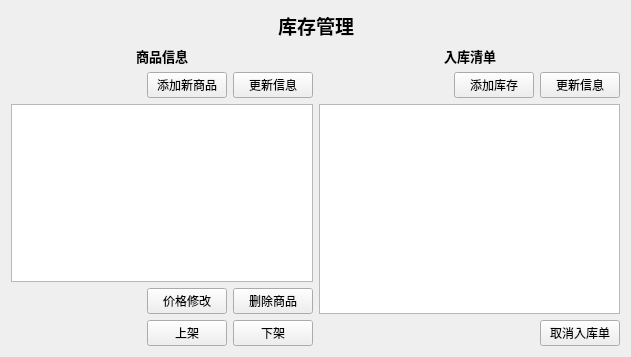
<?xml version="1.0" encoding="UTF-8"?>
<ui version="4.0">
 <class>StockManageForm</class>
 <widget class="QWidget" name="StockManageForm">
  <property name="geometry">
   <rect>
    <x>0</x>
    <y>0</y>
    <width>631</width>
    <height>357</height>
   </rect>
  </property>
  <property name="windowTitle">
   <string>Form</string>
  </property>
  <layout class="QVBoxLayout" name="verticalLayout_4">
   <item>
    <layout class="QHBoxLayout" name="horizontalLayout">
     <item>
      <spacer name="horizontalSpacer">
       <property name="orientation">
        <enum>Qt::Horizontal</enum>
       </property>
       <property name="sizeHint" stdset="0">
        <size>
         <width>40</width>
         <height>20</height>
        </size>
       </property>
      </spacer>
     </item>
     <item>
      <widget class="QLabel" name="stockTitleLabel">
       <property name="font">
        <font>
         <family>微软雅黑</family>
         <pointsize>14</pointsize>
         <weight>75</weight>
         <bold>true</bold>
        </font>
       </property>
       <property name="text">
        <string>库存管理</string>
       </property>
      </widget>
     </item>
     <item>
      <spacer name="horizontalSpacer_2">
       <property name="orientation">
        <enum>Qt::Horizontal</enum>
       </property>
       <property name="sizeHint" stdset="0">
        <size>
         <width>40</width>
         <height>20</height>
        </size>
       </property>
      </spacer>
     </item>
    </layout>
   </item>
   <item>
    <layout class="QHBoxLayout" name="horizontalLayout_9">
     <item>
      <layout class="QVBoxLayout" name="verticalLayout_2">
       <item>
        <layout class="QHBoxLayout" name="horizontalLayout_4">
         <item>
          <spacer name="horizontalSpacer_5">
           <property name="orientation">
            <enum>Qt::Horizontal</enum>
           </property>
           <property name="sizeHint" stdset="0">
            <size>
             <width>40</width>
             <height>20</height>
            </size>
           </property>
          </spacer>
         </item>
         <item>
          <widget class="QLabel" name="commodityStockLabel">
           <property name="font">
            <font>
             <family>微软雅黑</family>
             <pointsize>10</pointsize>
             <weight>75</weight>
             <bold>true</bold>
            </font>
           </property>
           <property name="text">
            <string>商品信息</string>
           </property>
          </widget>
         </item>
         <item>
          <spacer name="horizontalSpacer_7">
           <property name="orientation">
            <enum>Qt::Horizontal</enum>
           </property>
           <property name="sizeHint" stdset="0">
            <size>
             <width>40</width>
             <height>20</height>
            </size>
           </property>
          </spacer>
         </item>
        </layout>
       </item>
       <item>
        <layout class="QVBoxLayout" name="verticalLayout">
         <item>
          <layout class="QHBoxLayout" name="horizontalLayout_2">
           <item>
            <spacer name="horizontalSpacer_3">
             <property name="orientation">
              <enum>Qt::Horizontal</enum>
             </property>
             <property name="sizeHint" stdset="0">
              <size>
               <width>40</width>
               <height>20</height>
              </size>
             </property>
            </spacer>
           </item>
           <item>
            <widget class="QPushButton" name="addCommodityButton">
             <property name="font">
              <font>
               <family>仿宋</family>
              </font>
             </property>
             <property name="text">
              <string>添加新商品</string>
             </property>
            </widget>
           </item>
           <item>
            <widget class="QPushButton" name="updateButton">
             <property name="font">
              <font>
               <family>仿宋</family>
              </font>
             </property>
             <property name="text">
              <string>更新信息</string>
             </property>
            </widget>
           </item>
          </layout>
         </item>
         <item>
          <widget class="QTableWidget" name="stockInfoTable"/>
         </item>
        </layout>
       </item>
       <item>
        <layout class="QHBoxLayout" name="horizontalLayout_8">
         <item>
          <spacer name="horizontalSpacer_4">
           <property name="orientation">
            <enum>Qt::Horizontal</enum>
           </property>
           <property name="sizeHint" stdset="0">
            <size>
             <width>40</width>
             <height>20</height>
            </size>
           </property>
          </spacer>
         </item>
         <item>
          <widget class="QPushButton" name="changePriceButton">
           <property name="font">
            <font>
             <family>仿宋</family>
            </font>
           </property>
           <property name="text">
            <string>价格修改</string>
           </property>
          </widget>
         </item>
         <item>
          <widget class="QPushButton" name="deleteButton">
           <property name="font">
            <font>
             <family>仿宋</family>
            </font>
           </property>
           <property name="text">
            <string>删除商品</string>
           </property>
          </widget>
         </item>
        </layout>
       </item>
       <item>
        <layout class="QHBoxLayout" name="horizontalLayout_3">
         <item>
          <spacer name="horizontalSpacer_11">
           <property name="orientation">
            <enum>Qt::Horizontal</enum>
           </property>
           <property name="sizeHint" stdset="0">
            <size>
             <width>40</width>
             <height>20</height>
            </size>
           </property>
          </spacer>
         </item>
         <item>
          <widget class="QPushButton" name="activeButton">
           <property name="font">
            <font>
             <family>仿宋</family>
            </font>
           </property>
           <property name="text">
            <string>上架</string>
           </property>
          </widget>
         </item>
         <item>
          <widget class="QPushButton" name="forSaleButton">
           <property name="font">
            <font>
             <family>仿宋</family>
            </font>
           </property>
           <property name="text">
            <string>下架</string>
           </property>
          </widget>
         </item>
        </layout>
       </item>
      </layout>
     </item>
     <item>
      <layout class="QVBoxLayout" name="verticalLayout_3">
       <item>
        <layout class="QHBoxLayout" name="horizontalLayout_5">
         <item>
          <spacer name="horizontalSpacer_6">
           <property name="orientation">
            <enum>Qt::Horizontal</enum>
           </property>
           <property name="sizeHint" stdset="0">
            <size>
             <width>40</width>
             <height>20</height>
            </size>
           </property>
          </spacer>
         </item>
         <item>
          <widget class="QLabel" name="stockRecordLabel">
           <property name="font">
            <font>
             <family>微软雅黑</family>
             <pointsize>10</pointsize>
             <weight>75</weight>
             <bold>true</bold>
            </font>
           </property>
           <property name="text">
            <string>入库清单</string>
           </property>
          </widget>
         </item>
         <item>
          <spacer name="horizontalSpacer_8">
           <property name="orientation">
            <enum>Qt::Horizontal</enum>
           </property>
           <property name="sizeHint" stdset="0">
            <size>
             <width>40</width>
             <height>20</height>
            </size>
           </property>
          </spacer>
         </item>
        </layout>
       </item>
       <item>
        <layout class="QHBoxLayout" name="horizontalLayout_6">
         <item>
          <spacer name="horizontalSpacer_9">
           <property name="orientation">
            <enum>Qt::Horizontal</enum>
           </property>
           <property name="sizeHint" stdset="0">
            <size>
             <width>40</width>
             <height>20</height>
            </size>
           </property>
          </spacer>
         </item>
         <item>
          <widget class="QPushButton" name="addStockButton">
           <property name="font">
            <font>
             <family>仿宋</family>
            </font>
           </property>
           <property name="text">
            <string>添加库存</string>
           </property>
          </widget>
         </item>
         <item>
          <widget class="QPushButton" name="updateRecordButton">
           <property name="font">
            <font>
             <family>仿宋</family>
            </font>
           </property>
           <property name="text">
            <string>更新信息</string>
           </property>
          </widget>
         </item>
        </layout>
       </item>
       <item>
        <widget class="QTableWidget" name="stockRecordTable"/>
       </item>
       <item>
        <layout class="QHBoxLayout" name="horizontalLayout_7">
         <item>
          <spacer name="horizontalSpacer_10">
           <property name="orientation">
            <enum>Qt::Horizontal</enum>
           </property>
           <property name="sizeHint" stdset="0">
            <size>
             <width>40</width>
             <height>20</height>
            </size>
           </property>
          </spacer>
         </item>
         <item>
          <widget class="QPushButton" name="cancelRecordButton">
           <property name="font">
            <font>
             <family>仿宋</family>
            </font>
           </property>
           <property name="text">
            <string>取消入库单</string>
           </property>
          </widget>
         </item>
        </layout>
       </item>
      </layout>
     </item>
    </layout>
   </item>
  </layout>
 </widget>
 <resources/>
 <connections/>
</ui>
